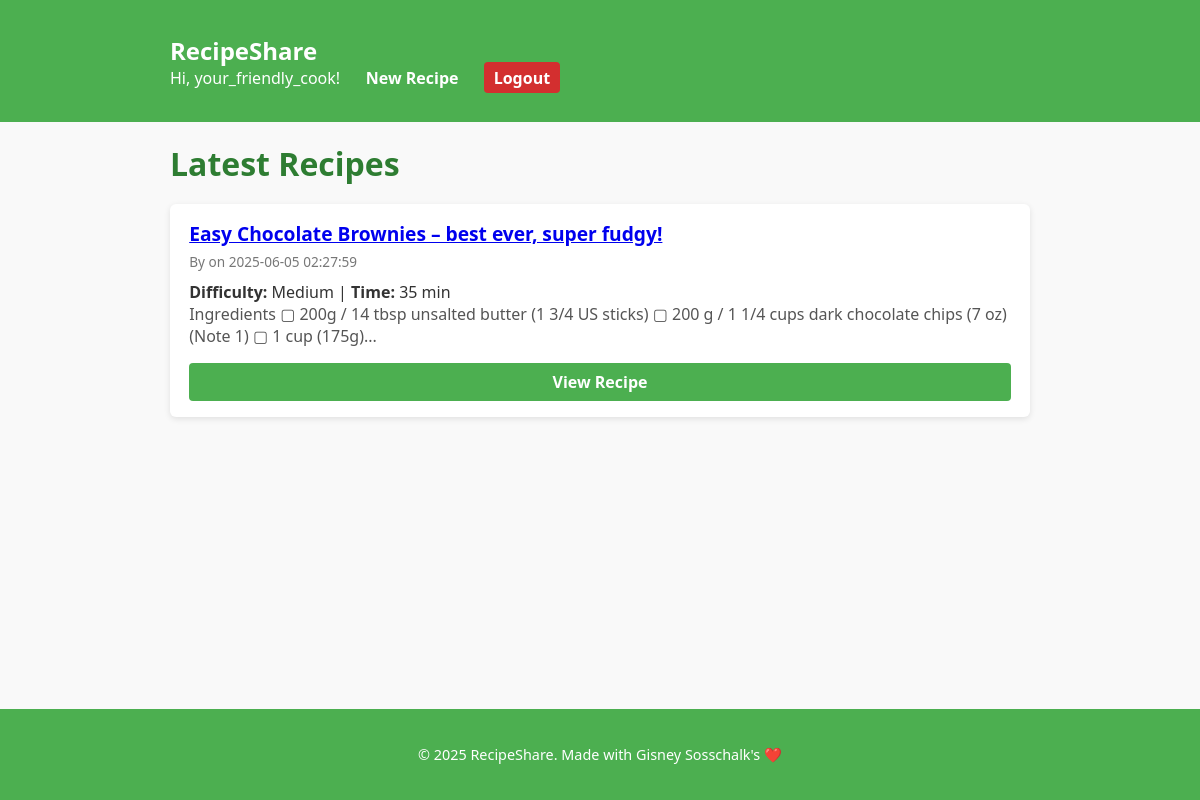
Screenshot of / (signed in) with the database file from the repository.
### tables this page shows
CREATE TABLE user (
            id INTEGER PRIMARY KEY AUTOINCREMENT,
            username TEXT UNIQUE NOT NULL,
            password_hash TEXT NOT NULL
        );

CREATE TABLE recipe (
            id INTEGER PRIMARY KEY AUTOINCREMENT,
            title TEXT NOT NULL,
            description TEXT NOT NULL,
            difficulty TEXT NOT NULL,
            time_required INTEGER NOT NULL,
            created_at DATETIME DEFAULT CURRENT_TIMESTAMP,
            user_id INTEGER NOT NULL,
            FOREIGN KEY (user_id) REFERENCES user (id)
        );

### app.py (the view)
@app.route('/')
def index():
    db = get_db()
    cur = db.execute("SELECT * FROM recipe ORDER BY datetime(created_at) DESC")
    recipes = cur.fetchall()
    return render_template('index.html', recipes=recipes)

### app.py (called while the page is built)
def get_db():
    if 'db' not in g:
        g.db = sqlite3.connect(DATABASE, detect_types=sqlite3.PARSE_DECLTYPES)
        g.db.row_factory = sqlite3.Row
    return g.db

@app.teardown_appcontext
def close_connection(exception):
    db_conn = g.pop('db', None)
    if db_conn:
        db_conn.close()

@app.context_processor
def inject_user():
    user = None
    if 'user_id' in session:
        db = get_db()
        cur = db.execute("SELECT * FROM user WHERE id = ?", (session['user_id'],))
        user = cur.fetchone()
    return dict(current_user=user)

### templates/index.html (shortened to what this page needs)
{% extends "base.html" %}
{% block content %}
<h1>Latest Recipes</h1>
{% if recipes %}
  <div class="recipe-list">
    {% for recipe in recipes %}
      <div class="recipe-card">
        <h2>
          <a href="{{ url_for('recipe_detail', recipe_id=recipe['id']) }}">
            {{ recipe['title'] }}
          </a>
        </h2>
        <p class="author">
          By {{ recipe['author_username'] }} on
          {% if recipe['created_at'] is string %}
            {{ recipe['created_at'] }}
          {% else %}
            {{ recipe['created_at'].strftime('%b %d, %Y') }}
          {% endif %}
        </p>
        <p>
          <strong>Difficulty:</strong> {{ recipe['difficulty'] }} |
          <strong>Time:</strong> {{ recipe['time_required'] }} min
        </p>
        <p class="description">
          {{ recipe['description'][:150] }}{% if recipe['description']|length > 150 %}...{% endif %}
        </p>
        <a href="{{ url_for('recipe_detail', recipe_id=recipe['id']) }}" class="btn btn-primary">View Recipe</a>
      </div>
    {% endfor %}
  </div>
{% else %}
  <p>No recipes posted yet. <a href="{{ url_for('new_recipe') }}">Be the first to add one!</a></p>
{% endif %}
{% endblock %}

### templates/base.html (shortened to what this page needs)
<!DOCTYPE html>
<html lang="en">
<head>
  <link rel="stylesheet" href="{{ url_for('static', filename='css/styles.css') }}" />
</head>
<body>
  <header>
    <nav class="navbar">
      <div class="container">
        <a href="{{ url_for('index') }}" class="navbar-brand">RecipeShare</a>
        <ul class="navbar-menu">
          {% if current_user %}
            <li>Hi, {{ current_user['username'] }}!</li>
            <li><a href="{{ url_for('new_recipe') }}">New Recipe</a></li>
            <li><a href="{{ url_for('logout') }}" class="btn-logout">Logout</a></li>
          {% else %}
            <li><a href="{{ url_for('login') }}">Login</a></li>
            <li><a href="{{ url_for('register') }}">Register</a></li>
          {% endif %}
        </ul>
      </div>
    </nav>
  </header>
  <main class="container">
    {% block content %}{% endblock %}
  </main>
  <footer>
    <div class="container">
      <p>&copy; 2025 RecipeShare. Made with Gisney Sosschalk's ❤️</p>
    </div>
  </footer>
</body>
</html>

### static/css/styles.css (style rules this page uses)
* { margin: 0; padding: 0; box-sizing: border-box; font-family: 'Segoe UI', Tahoma, Geneva, Verdana, sans-serif; }
body { background: #f9f9f9; color: #333; min-height: 100vh; display: flex; flex-direction: column; }
.container { max-width: 900px; margin: auto; padding: 20px; flex: 1; }
header, footer { background: #4CAF50; color: #fff; }
footer p { text-align: center; padding: 1rem 0; font-size: 0.9rem; }
.navbar { display: flex; justify-content: space-between; align-items: center; padding: 0.85rem 1rem; }
.navbar-brand { font-weight: 700; font-size: 1.5rem; color: #fff; text-decoration: none; }
.navbar-menu { list-style: none; display: flex; gap: 1rem; align-items: center; }
.navbar-menu li { color: #fff; }
.navbar-menu li a { color: #fff; text-decoration: none; font-weight: 600; padding: 0.3rem 0.6rem; border-radius: 4px; transition: background-color 0.2s ease; }
.btn-logout { background: #d32f2f; color: #fff !important; font-weight: 700; }
h1 { margin-bottom: 1.2rem; color: #2e7d32; }
.recipe-list { display: grid; gap: 1.5rem; grid-template-columns: repeat(auto-fit, minmax(280px, 1fr)); }
.recipe-card { background: #fff; border-radius: 6px; padding: 1rem 1.2rem; box-shadow: 0 2px 6px rgba(0,0,0,0.1); display: flex; flex-direction: column; justify-content: space-between; }
.recipe-card h2 { font-size: 1.2rem; margin-bottom: 0.3rem; color: #388e3c; }
.recipe-card .author { font-size: 0.85rem; color: #777; margin-bottom: 0.6rem; }
.recipe-card .description { flex-grow: 1; margin-bottom: 1rem; color: #555; }
.btn { padding: 0.5rem 1rem; background: #4caf50; color: #fff; border: none; border-radius: 4px; font-weight: 700; cursor: pointer; text-align: center; text-decoration: none; display: inline-block; transition: background-color 0.2s ease; }

### rows the page displays
user: username "your_friendly_cook"
recipe: title "Easy Chocolate Brownies – best ever, super fudgy!", created_at "2025-06-05 02:27:59", difficulty "Medium", time_required "35", description "Ingredients ▢ 200g / 14 tbsp unsalted butter (1 3/4 US sticks) ▢ 200 g / 1 1/4 cups dark chocolate chips (7 oz) (Note 1) ▢ 1 cup (175g)"
